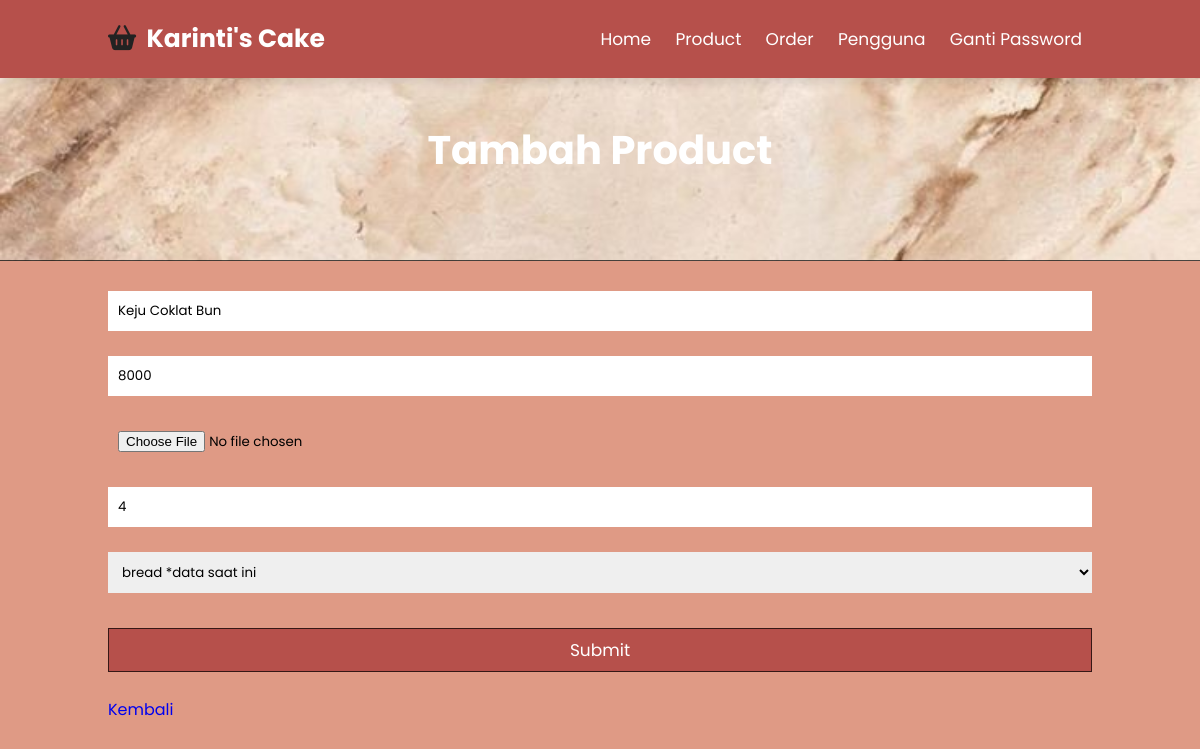
The app's page /admin/edit_product.php?id_product=1 with its own data.
### tables this page shows
CREATE TABLE `product` (
  `id_product` int(11) NOT NULL,
  `name` varchar(50) NOT NULL,
  `price` bigint(20) NOT NULL,
  `image` text NOT NULL,
  `rating` decimal(10,0) NOT NULL,
  `category` enum('bread','cookies','cupcake','whole') NOT NULL
);

### koneksi.php (called while the page is built, shortened)
<?php
$server = "localhost";
$username = "root";
$password = "";
$database = "karintishop";
$conn = mysqli_connect($server, $username, $password, $database);
function query($query)
{
  global $conn;
  $result = mysqli_query($conn, $query);
  $rows = [];
  while ($row = mysqli_fetch_assoc($result)) {
    $rows[] = $row;
  };
  return $rows;
}

### admin/edit_product.php (the view, shortened to what this page needs)
<?php
include('../koneksi.php');
$id_product = $_GET['id_product'];
$product = query("SELECT * FROM product WHERE id_product = '$id_product'")[0];
?>
<!DOCTYPE html>
<html lang="en">
<head>
    <link rel="stylesheet" href="https://cdnjs.cloudflare.com/ajax/libs/font-awesome/6.0.0-beta3/css/all.min.css">
    <link rel="stylesheet" href="../style.css">
</head>
<body>
    <div class="heading">
        <h1>Tambah Product</h1>
    </div>
    <header class="header">
        <a href="#" class="logo"> <i class="fas fa-shopping-basket"></i> Karinti's Cake </a>
        <nav class="navbar">
            <a href="index.php">Home</a>
            <a href="product.php">Product</a>
            <a href="order.php">Order</a>
            <a href="pengguna.php">Pengguna</a>
            <a href="ganti_password.php">Ganti Password</a>
        </nav>
    </header>
    <section id="contact" class="contact">
        <form action="" method="POST" enctype="multipart/form-data">
            <input value="<?= $product['name']; ?>" type="text" name="name" placeholder="Name..." required>
            <input value="<?= $product['price']; ?>" type="number" name="price" placeholder="Price..." required>
            <input type="file" name="gambar">
            <input value="<?= $product['rating']; ?>" type="number" name="rating" placeholder="Rating..." required>
            <select name="category">
                <option value="<?= $product['category']; ?>"> <i><?= $product['category']; ?></i> *data saat ini
                </option>
            </select>
            <input type="submit" name="edit" class="btn">
        </form>
        <a href="product.php">Kembali</a>
    </section>
</body>
</html>

### style.css (style rules this page uses)
:root { --brown: #b6504b; }
body { background: #df9a85; font-size: 1.6rem; }
input, select { padding: 10px; width: 100%; margin-bottom: 25px; }
* { font-family: 'Poppins', sans-serif; margin: 0; padding: 0; box-sizing: border-box; outline: none; border: none; text-decoration: none; transition: .2s linear; }
.btn { margin-top: 1rem; display: inline-block; padding: .8rem 3rem; background: var(--brown); color: #fff; font-size: 1.7rem; cursor: pointer; box-shadow: 0 0.rem 1rem rgba(0, 0, 0, 0.7); border: 0.1rem solid rgba(0, 0, 0, 0.7); }
html { font-size: 62.5%; overflow-x: hidden; scroll-behavior: smooth; }
section { padding: 3rem 9%; }
.heading { background: url("home-img-bg.jpg") no-repeat; background-size: cover; background-position: center; text-align: center; padding-top: 12rem; padding-bottom: 8rem; border-bottom: 0.1rem solid rgba(0, 0, 0, 0.7); }
.heading h1 { color: #fff; font-size: 4rem; }
.header { position: fixed; top: 0; left: 0; right: 0; z-index: 1000; background: var(--brown); display: flex; align-items: center; justify-content: space-between; padding: 2rem 9%; box-shadow: 0 0.5rem 1rem rgba(0, 0, 0, 0.1); }
.header .logo { font-size: 2.5rem; font-weight: bolder; color: #ffffff; }
.header .logo i { color: #222; padding-right: .5rem; }
.header .navbar a { font-size: 1.7rem; color: #fff; margin: 0 1rem; }

### records on screen
product: name "Keju Coklat Bun", price "8000", rating "4"
